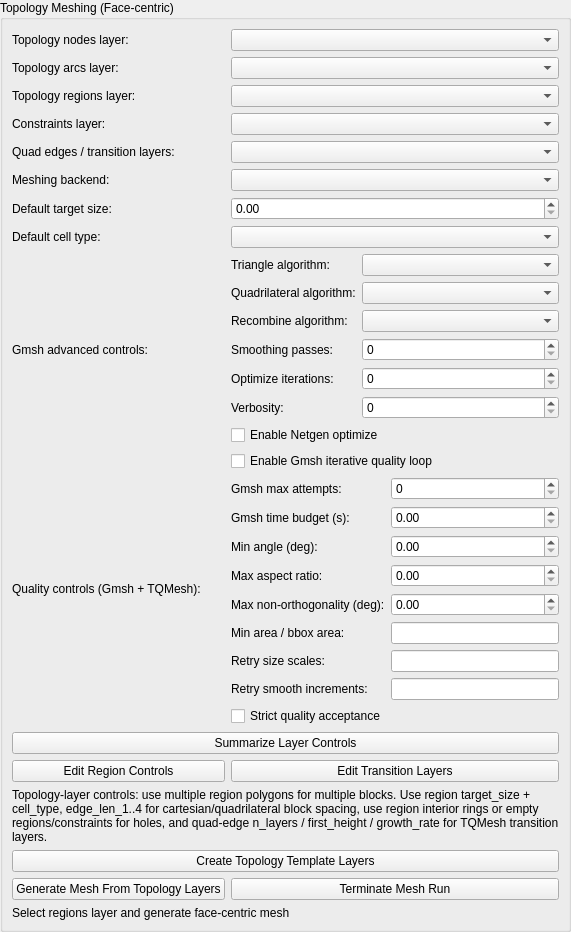
<?xml version="1.0" encoding="UTF-8"?>
<ui version="4.0">
 <class>SWE2DTopologyTabPage</class>
 <widget class="QWidget" name="SWE2DTopologyTabPage">
  <layout class="QVBoxLayout" name="verticalLayout">
   <property name="leftMargin">
    <number>0</number>
   </property>
   <property name="topMargin">
    <number>0</number>
   </property>
   <property name="rightMargin">
    <number>0</number>
   </property>
   <property name="bottomMargin">
    <number>0</number>
   </property>
   <item>
    <widget class="QGroupBox" name="topo_group">
     <property name="title">
      <string>Topology Meshing (Face-centric)</string>
     </property>
        <layout class="QGridLayout" name="topo_layout">
         <item row="0" column="0">
          <widget class="QLabel" name="topo_nodes_lbl">
           <property name="text">
            <string>Topology nodes layer:</string>
           </property>
          </widget>
         </item>
         <item row="0" column="1">
          <widget class="QComboBox" name="topo_nodes_combo"/>
         </item>
         <item row="1" column="0">
          <widget class="QLabel" name="topo_arcs_lbl">
           <property name="text">
            <string>Topology arcs layer:</string>
           </property>
          </widget>
         </item>
         <item row="1" column="1">
          <widget class="QComboBox" name="topo_arcs_combo"/>
         </item>
         <item row="2" column="0">
          <widget class="QLabel" name="topo_regions_lbl">
           <property name="text">
            <string>Topology regions layer:</string>
           </property>
          </widget>
         </item>
         <item row="2" column="1">
          <widget class="QComboBox" name="topo_regions_combo"/>
         </item>
         <item row="3" column="0">
          <widget class="QLabel" name="topo_constraints_lbl">
           <property name="text">
            <string>Constraints layer:</string>
           </property>
          </widget>
         </item>
         <item row="3" column="1">
          <widget class="QComboBox" name="topo_constraints_combo"/>
         </item>
         <item row="4" column="0">
          <widget class="QLabel" name="topo_quad_edges_lbl">
           <property name="text">
            <string>Quad edges / transition layers:</string>
           </property>
          </widget>
         </item>
         <item row="4" column="1">
          <widget class="QComboBox" name="topo_quad_edges_combo"/>
         </item>
         <item row="5" column="0">
          <widget class="QLabel" name="topo_backend_lbl">
           <property name="text">
            <string>Meshing backend:</string>
           </property>
          </widget>
         </item>
         <item row="5" column="1">
          <widget class="QComboBox" name="topo_backend_combo"/>
         </item>
         <item row="6" column="0">
          <widget class="QLabel" name="topo_default_size_lbl">
           <property name="text">
            <string>Default target size:</string>
           </property>
          </widget>
         </item>
         <item row="6" column="1">
          <widget class="QDoubleSpinBox" name="topo_default_size_spin"/>
         </item>
         <item row="7" column="0">
          <widget class="QLabel" name="topo_default_cell_type_lbl">
           <property name="text">
            <string>Default cell type:</string>
           </property>
          </widget>
         </item>
         <item row="7" column="1">
          <widget class="QComboBox" name="topo_default_cell_type_combo"/>
         </item>
         <item row="8" column="0">
          <widget class="QLabel" name="topo_gmsh_controls_lbl">
           <property name="text">
            <string>Gmsh advanced controls:</string>
           </property>
          </widget>
         </item>
         <item row="8" column="1">
          <widget class="QWidget" name="topo_gmsh_controls_widget" native="true">
           <layout class="QFormLayout" name="topo_gmsh_controls_form">
            <property name="leftMargin">
             <number>0</number>
            </property>
            <property name="topMargin">
             <number>0</number>
            </property>
            <property name="rightMargin">
             <number>0</number>
            </property>
            <property name="bottomMargin">
             <number>0</number>
            </property>
            <item row="0" column="0">
             <widget class="QLabel" name="topo_gmsh_tri_algo_lbl">
              <property name="text">
               <string>Triangle algorithm:</string>
              </property>
             </widget>
            </item>
            <item row="0" column="1">
             <widget class="QComboBox" name="topo_gmsh_tri_algo_combo"/>
            </item>
            <item row="1" column="0">
             <widget class="QLabel" name="topo_gmsh_quad_algo_lbl">
              <property name="text">
               <string>Quadrilateral algorithm:</string>
              </property>
             </widget>
            </item>
            <item row="1" column="1">
             <widget class="QComboBox" name="topo_gmsh_quad_algo_combo"/>
            </item>
            <item row="2" column="0">
             <widget class="QLabel" name="topo_gmsh_recombine_algo_lbl">
              <property name="text">
               <string>Recombine algorithm:</string>
              </property>
             </widget>
            </item>
            <item row="2" column="1">
             <widget class="QComboBox" name="topo_gmsh_recombine_algo_combo"/>
            </item>
            <item row="3" column="0">
             <widget class="QLabel" name="topo_gmsh_smoothing_lbl">
              <property name="text">
               <string>Smoothing passes:</string>
              </property>
             </widget>
            </item>
            <item row="3" column="1">
             <widget class="QSpinBox" name="topo_gmsh_smoothing_spin"/>
            </item>
            <item row="4" column="0">
             <widget class="QLabel" name="topo_gmsh_optimize_iters_lbl">
              <property name="text">
               <string>Optimize iterations:</string>
              </property>
             </widget>
            </item>
            <item row="4" column="1">
             <widget class="QSpinBox" name="topo_gmsh_optimize_iters_spin"/>
            </item>
            <item row="5" column="0">
             <widget class="QLabel" name="topo_gmsh_verbosity_lbl">
              <property name="text">
               <string>Verbosity:</string>
              </property>
             </widget>
            </item>
            <item row="5" column="1">
             <widget class="QSpinBox" name="topo_gmsh_verbosity_spin"/>
            </item>
            <item row="6" column="0" colspan="2">
             <widget class="QCheckBox" name="topo_gmsh_optimize_netgen_chk">
              <property name="text">
               <string>Enable Netgen optimize</string>
              </property>
             </widget>
            </item>
           </layout>
          </widget>
         </item>
         <item row="9" column="0">
          <widget class="QLabel" name="topo_quality_controls_lbl">
           <property name="text">
            <string>Quality controls (Gmsh + TQMesh):</string>
           </property>
          </widget>
         </item>
         <item row="9" column="1">
          <widget class="QWidget" name="topo_quality_controls_widget" native="true">
           <layout class="QFormLayout" name="topo_quality_controls_form">
            <property name="leftMargin">
             <number>0</number>
            </property>
            <property name="topMargin">
             <number>0</number>
            </property>
            <property name="rightMargin">
             <number>0</number>
            </property>
            <property name="bottomMargin">
             <number>0</number>
            </property>
            <item row="0" column="0" colspan="2">
             <widget class="QCheckBox" name="topo_gmsh_quality_enable_chk">
              <property name="text">
               <string>Enable Gmsh iterative quality loop</string>
              </property>
             </widget>
            </item>
            <item row="1" column="0">
             <widget class="QLabel" name="topo_gmsh_quality_max_iters_lbl">
              <property name="text">
               <string>Gmsh max attempts:</string>
              </property>
             </widget>
            </item>
            <item row="1" column="1">
             <widget class="QSpinBox" name="topo_gmsh_quality_max_iters_spin"/>
            </item>
            <item row="2" column="0">
             <widget class="QLabel" name="topo_gmsh_quality_time_limit_lbl">
              <property name="text">
               <string>Gmsh time budget (s):</string>
              </property>
             </widget>
            </item>
            <item row="2" column="1">
             <widget class="QDoubleSpinBox" name="topo_gmsh_quality_time_limit_spin"/>
            </item>
            <item row="3" column="0">
             <widget class="QLabel" name="topo_quality_min_angle_lbl">
              <property name="text">
               <string>Min angle (deg):</string>
              </property>
             </widget>
            </item>
            <item row="3" column="1">
             <widget class="QDoubleSpinBox" name="topo_quality_min_angle_spin"/>
            </item>
            <item row="4" column="0">
             <widget class="QLabel" name="topo_quality_max_aspect_lbl">
              <property name="text">
               <string>Max aspect ratio:</string>
              </property>
             </widget>
            </item>
            <item row="4" column="1">
             <widget class="QDoubleSpinBox" name="topo_quality_max_aspect_spin"/>
            </item>
            <item row="5" column="0">
             <widget class="QLabel" name="topo_quality_max_non_orth_lbl">
              <property name="text">
               <string>Max non-orthogonality (deg):</string>
              </property>
             </widget>
            </item>
            <item row="5" column="1">
             <widget class="QDoubleSpinBox" name="topo_quality_max_non_orth_spin"/>
            </item>
            <item row="6" column="0">
             <widget class="QLabel" name="topo_quality_min_area_lbl">
              <property name="text">
               <string>Min area / bbox area:</string>
              </property>
             </widget>
            </item>
            <item row="6" column="1">
             <widget class="QLineEdit" name="topo_quality_min_area_edit"/>
            </item>
            <item row="7" column="0">
             <widget class="QLabel" name="topo_quality_size_scales_lbl">
              <property name="text">
               <string>Retry size scales:</string>
              </property>
             </widget>
            </item>
            <item row="7" column="1">
             <widget class="QLineEdit" name="topo_quality_size_scales_edit"/>
            </item>
            <item row="8" column="0">
             <widget class="QLabel" name="topo_quality_smooth_increments_lbl">
              <property name="text">
               <string>Retry smooth increments:</string>
              </property>
             </widget>
            </item>
            <item row="8" column="1">
             <widget class="QLineEdit" name="topo_quality_smooth_increments_edit"/>
            </item>
            <item row="9" column="0" colspan="2">
             <widget class="QCheckBox" name="topo_quality_strict_chk">
              <property name="text">
               <string>Strict quality acceptance</string>
              </property>
             </widget>
            </item>
           </layout>
          </widget>
         </item>
         <item row="10" column="0" colspan="2">
          <widget class="QPushButton" name="topo_validate_btn">
           <property name="text">
            <string>Summarize Layer Controls</string>
           </property>
          </widget>
         </item>
         <item row="11" column="0">
          <widget class="QPushButton" name="topo_edit_regions_btn">
           <property name="text">
            <string>Edit Region Controls</string>
           </property>
          </widget>
         </item>
         <item row="11" column="1">
          <widget class="QPushButton" name="topo_edit_quad_edges_btn">
           <property name="text">
            <string>Edit Transition Layers</string>
           </property>
          </widget>
         </item>
         <item row="12" column="0" colspan="2">
          <widget class="QLabel" name="topo_controls_summary_lbl">
           <property name="text">
            <string>Topology-layer controls: use multiple region polygons for multiple blocks. Use region target_size + cell_type, edge_len_1..4 for cartesian/quadrilateral block spacing, use region interior rings or empty regions/constraints for holes, and quad-edge n_layers / first_height / growth_rate for TQMesh transition layers.</string>
           </property>
           <property name="wordWrap">
            <bool>true</bool>
           </property>
          </widget>
         </item>
         <item row="13" column="0" colspan="2">
          <widget class="QPushButton" name="topo_export_template_btn">
           <property name="text">
            <string>Create Topology Template Layers</string>
           </property>
          </widget>
         </item>
         <item row="14" column="0">
          <widget class="QPushButton" name="topo_generate_btn">
           <property name="text">
            <string>Generate Mesh From Topology Layers</string>
           </property>
          </widget>
         </item>
         <item row="14" column="1">
          <widget class="QPushButton" name="topo_terminate_btn">
           <property name="text">
            <string>Terminate Mesh Run</string>
           </property>
          </widget>
         </item>
         <item row="15" column="0" colspan="2">
          <widget class="QLabel" name="topo_status_lbl">
           <property name="text">
            <string>Select regions layer and generate face-centric mesh</string>
           </property>
           <property name="wordWrap">
            <bool>true</bool>
           </property>
          </widget>
         </item>
        </layout>
    </widget>
   </item>
  </layout>
 </widget>
 <resources/>
 <connections/>
</ui>
